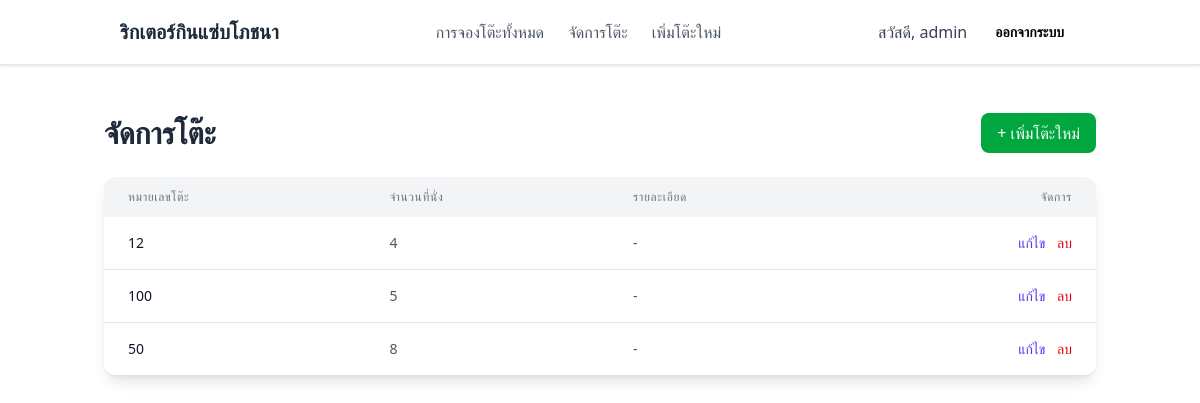
/manage/services/manage/tables/ (signed in), run on an earlier commit of the app's database.
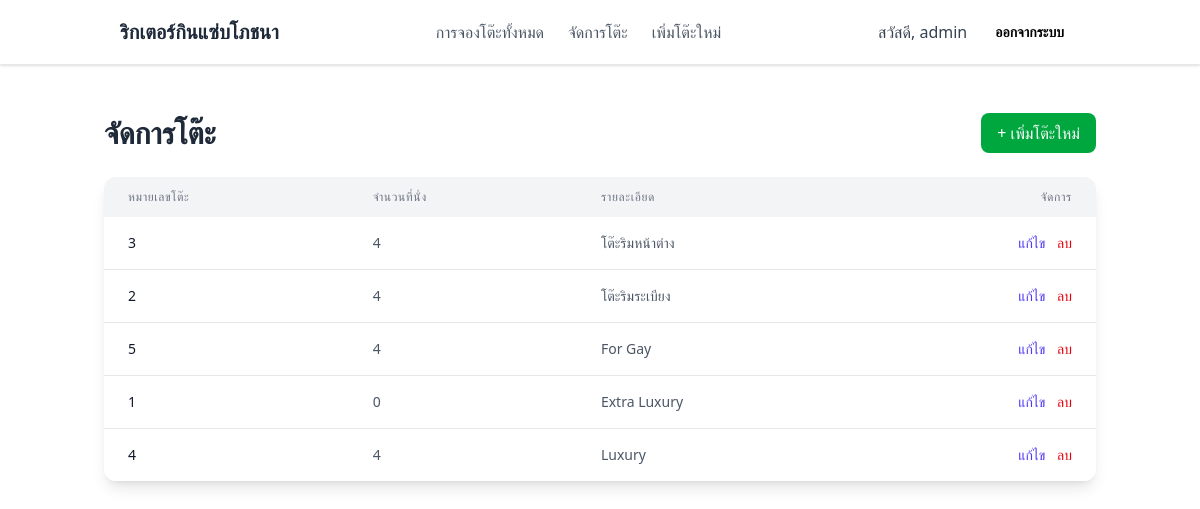
And on a later commit of the database.
### accounts/models.py (models this page shows, shortened)
class CustomUser(AbstractUser):
    ROLE_CHOICES = (
        ('customer', 'Customer'),
        ('admin', 'Admin'),
    )
    first_name = None
    last_name = None
    full_name = models.CharField(max_length=255)
    phone_number = models.CharField(max_length=20, blank=True, null=True)
    role = models.CharField(max_length=10, choices=ROLE_CHOICES, default='customer')

### services/models.py (models this page shows, shortened)
class Table(models.Model):
    table_number = models.CharField(max_length=50, unique=True)
    capacity = models.PositiveIntegerField(help_text="จำนวนที่นั่ง")
    is_outdoor = models.BooleanField(default=False, help_text="ติ๊กถ้าเป็นโต๊ะโซน Outdoor")
    description = models.TextField(blank=True, null=True, help_text="รายละเอียดเพิ่มเติม เช่น 'โต๊ะริมหน้าต่าง'")
    image = models.ImageField(
        upload_to='table_images/',
        blank=True,
        null=True,
        help_text="รูปภาพโต๊ะ"
    )

### services/views.py (the view)
# urls.py: path('manage/tables/', TableListView.as_view(), name='table_list'),
class TableListView(AdminRequiredMixin, ListView):
    model = Table
    template_name = 'services/table_list.html'
    context_object_name = 'tables'

### services/views.py (called while the page is built)
    def test_func(self):
        return self.request.user.is_superuser or self.request.user.role == 'admin'

### templates/services/table_list.html
{% extends 'base.html' %}
{% block content %}
<div class="container mx-auto px-4 py-12">
    <div class="flex justify-between items-center mb-6">
        <h1 class="text-3xl font-bold text-gray-800">จัดการโต๊ะ</h1>
        <a href="{% url 'table_create' %}" class="px-4 py-2 bg-green-600 text-white rounded-lg hover:bg-green-700 transition">
            &#43; เพิ่มโต๊ะใหม่
        </a>
    </div>
    <div class="bg-white shadow-lg rounded-xl overflow-hidden">
        <table class="min-w-full">
            <thead class="bg-gray-100">
                <tr>
                    <th class="px-6 py-3 text-left text-xs font-medium text-gray-500 uppercase tracking-wider">หมายเลขโต๊ะ</th>
                    <th class="px-6 py-3 text-left text-xs font-medium text-gray-500 uppercase tracking-wider">จำนวนที่นั่ง</th>
                    <th class="px-6 py-3 text-left text-xs font-medium text-gray-500 uppercase tracking-wider">รายละเอียด</th>
                    <th class="px-6 py-3 text-right text-xs font-medium text-gray-500 uppercase tracking-wider">จัดการ</th>
                </tr>
            </thead>
            <tbody class="bg-white divide-y divide-gray-200">
                {% for table in tables %}
                <tr>
                    <td class="px-6 py-4 whitespace-nowrap text-sm font-medium text-gray-900">{{ table.table_number }}</td>
                    <td class="px-6 py-4 whitespace-nowrap text-sm text-gray-600">{{ table.capacity }}</td>
                    <td class="px-6 py-4 whitespace-nowrap text-sm text-gray-600">{{ table.description|default:"-" }}</td>
                    <td class="px-6 py-4 whitespace-nowrap text-right text-sm font-medium space-x-2">
                        <a href="{% url 'table_update' table.pk %}" class="text-indigo-600 hover:text-indigo-900">แก้ไข</a>
                        <a href="{% url 'table_delete' table.pk %}" class="text-red-600 hover:text-red-900">ลบ</a>
                    </td>
                </tr>
                {% empty %}
                <tr>
                    <td colspan="4" class="text-center py-10 text-gray-500">ยังไม่มีโต๊ะในระบบ</td>
                </tr>
                {% endfor %}
            </tbody>
        </table>
    </div>
</div>
{% endblock %}

### templates/base.html (shortened to what this page needs)
{% load static tailwind_tags %}
<!DOCTYPE html>
<html lang="th">
  <head>
    {% tailwind_css %}
  </head>
  <body class="bg-white min-h-screen">
    <nav class="bg-white shadow-sm border-b border-gray-200 sticky top-0 z-50">
      <div class="container mx-auto px-4 sm:px-6 lg:px-8">
        <div class="flex justify-between items-center h-16">
          <div class="flex items-center">
            <a href="/" class="text-xl font-bold text-gray-800 hover:text-green-600 transition duration-200">
              ริกเตอร์กินแซ่บโภชนา
            </a>
          </div>
          <div class="hidden md:flex items-center space-x-6">
            {% if user.role == 'admin' or user.is_superuser %}
            <a href="{% url 'admin_dashboard' %}" class="text-gray-600 hover:text-green-600 font-medium transition duration-200">
              การจองโต๊ะทั้งหมด
             </a>
            <a href="{% url 'table_list' %}" class="text-gray-600 hover:text-green-600 font-medium transition duration-200">
              จัดการโต๊ะ
            </a>
            <a href="{% url 'table_create' %}" class="text-gray-600 hover:text-green-600 font-medium transition duration-200">
              เพิ่มโต๊ะใหม่
            </a>
            {% endif %}
          </div>
          <div class="flex items-center space-x-3">
            {% if user.is_authenticated %}
            <a href="{% url 'profile' %}" class="text-gray-700 hidden sm:inline font-medium hover:text-green-600">
              <span>สวัสดี, {{ user.username }}</span>
            </a>
            <form action="{% url 'logout' %}" method="post">
              <button type="submit" class="px-4 py-2 bg-white text-black text-sm font-semibold rounded-lg hover:bg-red-200 transition duration-200">
                ออกจากระบบ
              </button>
            </form>
            {% endif %}
          </div>
        </div>
      </div>
    </nav>
    <main>
      {% block content %}
      {% endblock %}
    </main>
  </body>
</html>

What changed in the data, as far as the page shows it:
changed Table: table_number "12" → "3"; description "-" → "โต๊ะริมหน้าต่าง"
changed Table: table_number "100" → "2"; capacity "5" → "4"; description "-" → "โต๊ะริมระเบียง"
changed Table: table_number "50" → "5"; capacity "8" → "4"; description "-" → "For Gay"
added Table: table_number "1", capacity "0", description "Extra Luxury"
added Table: table_number "4", capacity "4", description "Luxury"
